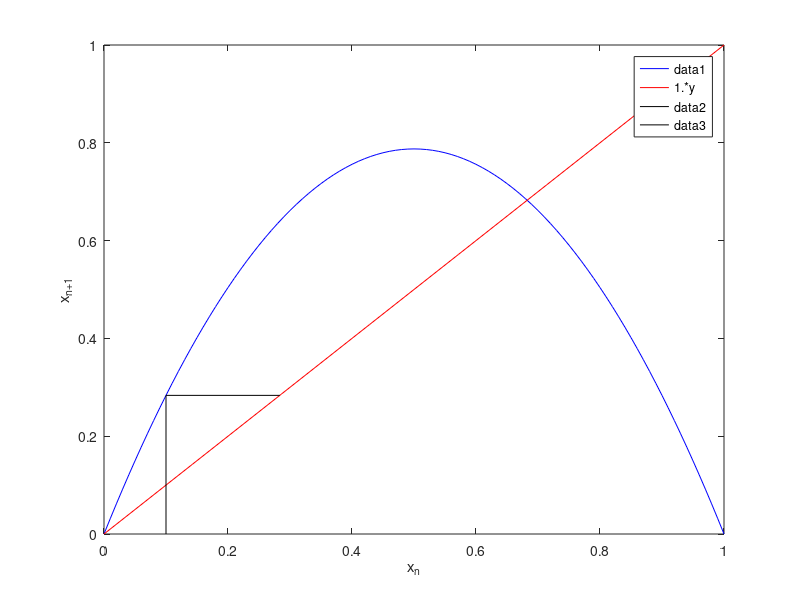

This chart was generated by the following MATLAB code: (Note: this script raises an error after producing the figure.)
clear all
clc

%%% iterate the Logisitc Equation %%%
for j=1:4
    a=[3.15];        % parameter
    x_0=0.1;        % Initial value of x
    N=40;           % Number of iterations
    x(1) = x_0;     % First value in vector x is x_0
    for i=1:N
        x(i+1) = a(j)*x(i)*(1-x(i));
    end
    
    %%% plot the map and the diagonal line y=x %%%
    xn = 0:0.01:1;
    xn_1 = a(j)*(xn.*(1-xn));
    plot(xn,xn_1,'b-');
    xlabel('x_n')
    ylabel('x_{n+1}')
   
    hold on;
    %grid on;
    fplot('1*y',[0 1],'r'); % Plot the functio y=x
    
    %%% Plot the cobweb part %%%
    line([x(1) x(1)],[0 x(2)],'Color','k')
    %plot(x(1), x(1),'k.','Markersize',12);
    for ic=1:N-1
        line([x(ic) x(ic+1)],[x(ic+1) x(ic+1)],'Color','k')
        size=500*abs(x(ic)-x(ic+1));   %scale arrow size to length of lines
        ARROWH([x(ic) x(ic+1)],[x(ic+1) x(ic+1)],'k',size);
        line([x(ic+1) x(ic+1)],[x(ic+1) x(ic+2)],'Color','k')
        size=500*abs(x(ic+1)-x(ic+2));
        ARROWH([x(ic+1) x(ic+1)],[x(ic+1) x(ic+2)],'k',size);
        %plot(x(ic+1), x(ic+1),'k.','MarkerSize',12);
    end
    line([x(N) x(N+1)],[x(N+1) x(N+1)],'Color','k')
    at=text(0.5,[max(xn_1)+0.02],['a=',num2str(a(j))]); set(at,'FontSize',10);
end


 
 
